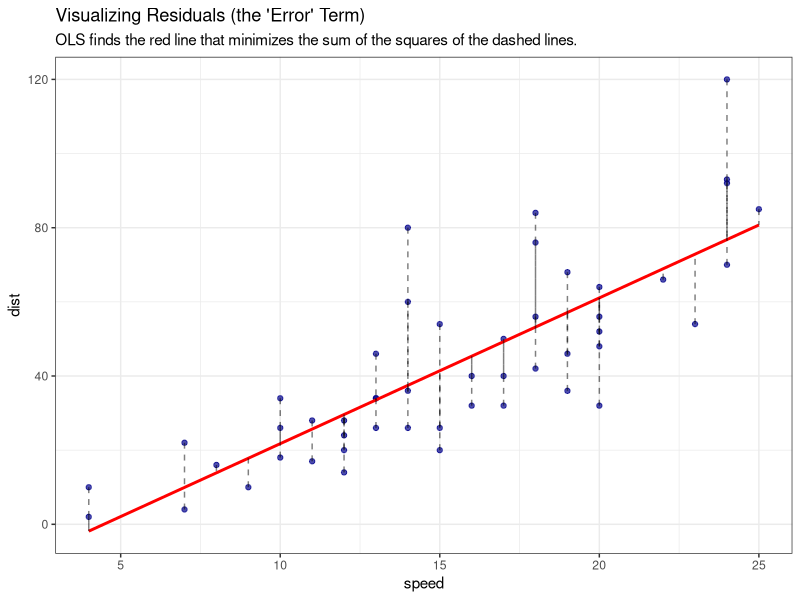
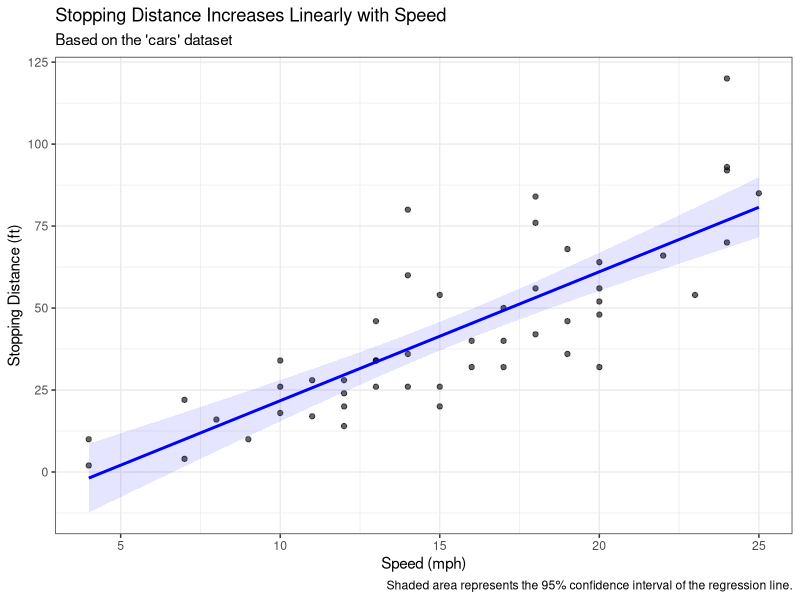
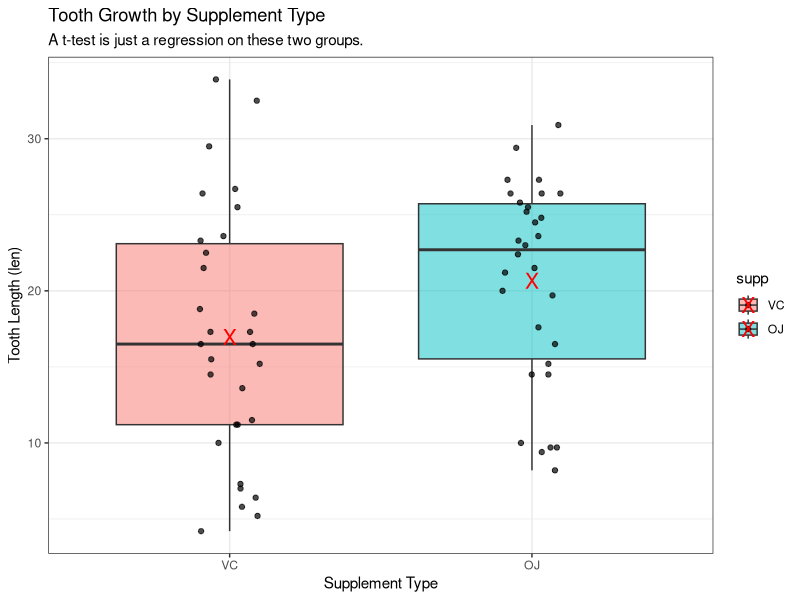
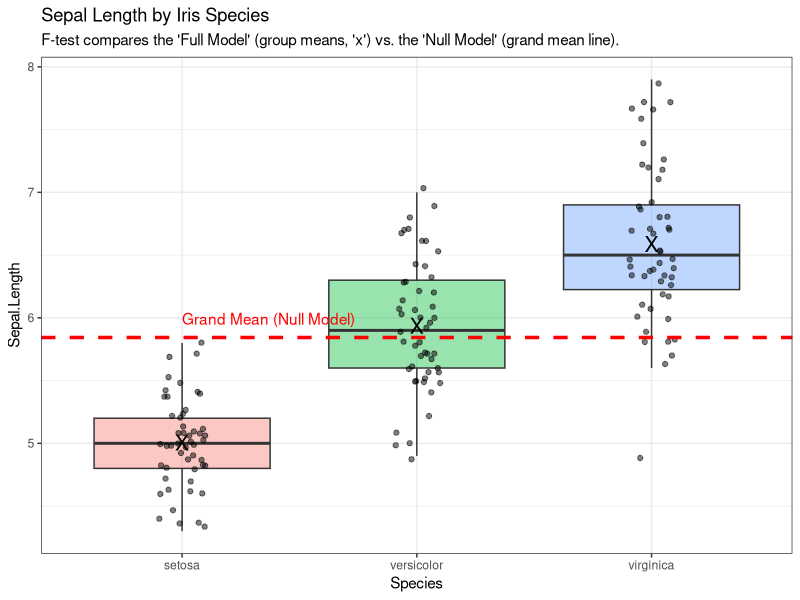
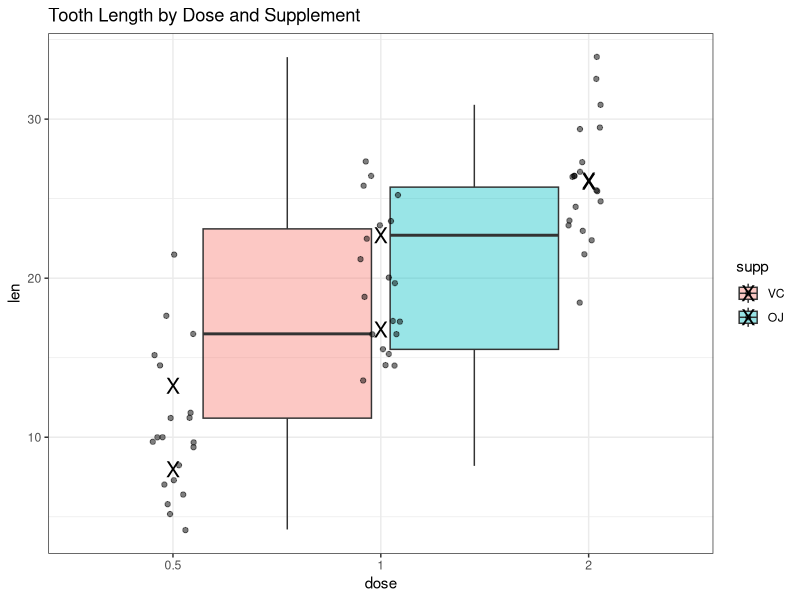
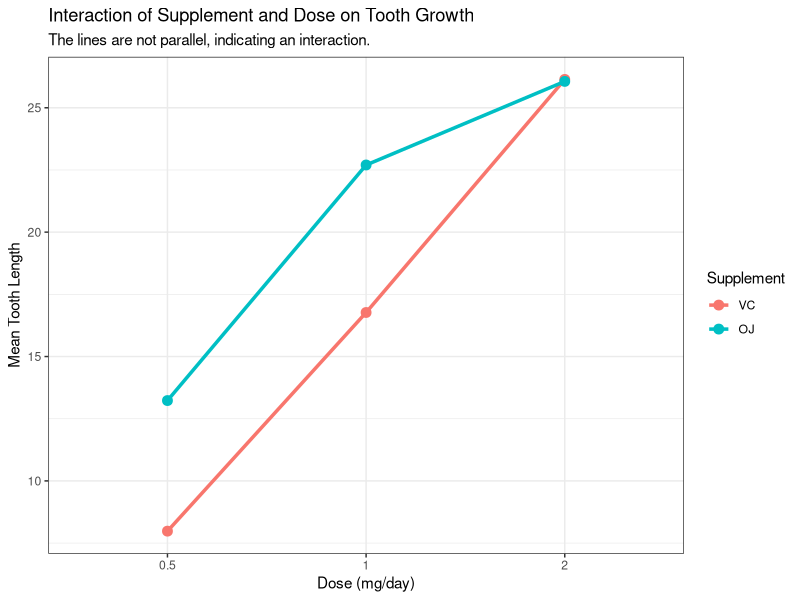
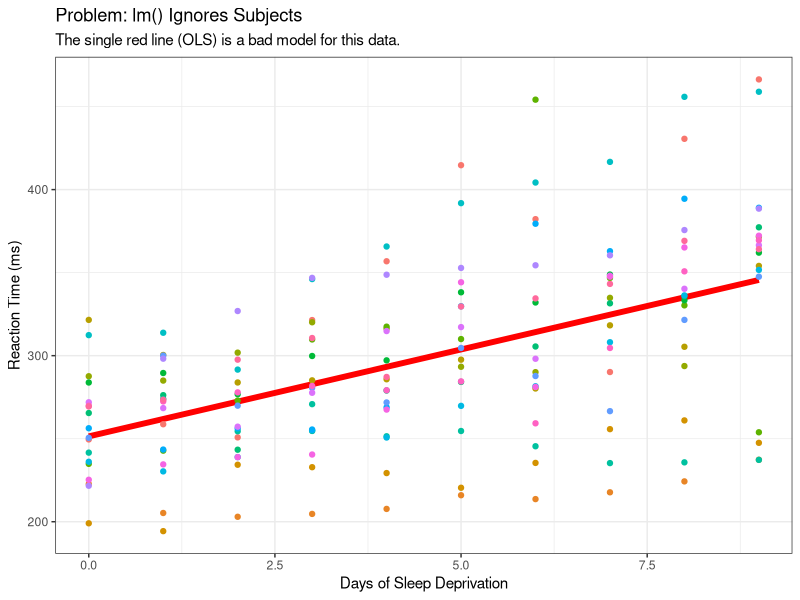
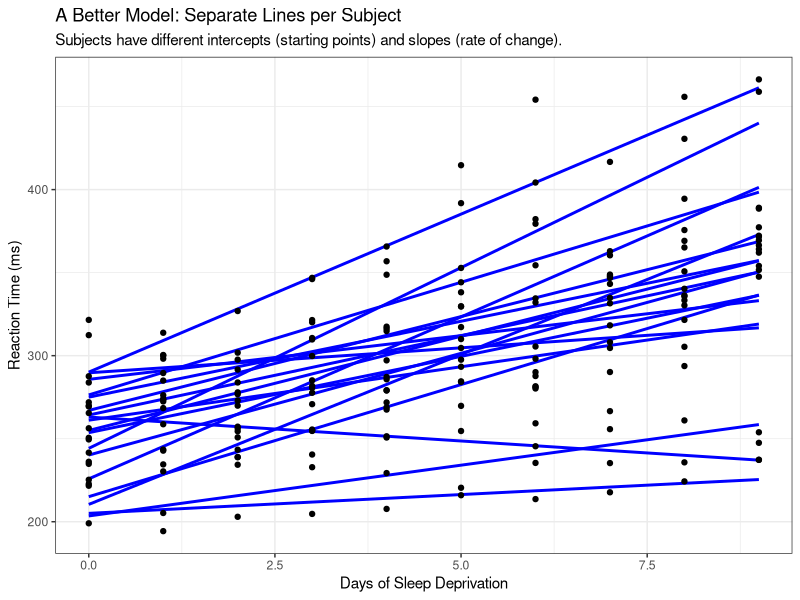

These figures' R source, in order:
## ---- chunk 1
# This chunk sets up the R environment for the rest of the document
knitr::opts_chunk$set(
  echo = TRUE,       # Show the R code
  message = FALSE,   # Hide messages
  warning = FALSE,   # Hide warnings
  fig.align = "center", # Center plots
  out.width = '70%'
)

# Load required libraries
library(tidyverse) # For ggplot2, dplyr, and more
library(broom)     # For tidying model output
library(lme4)      # For Linear Mixed Models (LMM)
library(lmerTest)  # For p-values in LMMs
library(car)       # For Anova()
library(lattice)   # For qqmath()
## ---- chunk 2
# Use the built-in 'cars' dataset
data(cars)

# 1. Run the linear model
model_cars <- lm(dist ~ speed, data = cars)

# 2. Use broom::augment() to get model results
model_aug <- broom::augment(model_cars)

# 3. Plot the data, the line, and the residuals
ggplot(model_aug, aes(x = speed, y = dist)) +
  geom_point(color = "darkblue", alpha = 0.7) +  # The raw data points (Y_i)
  geom_smooth(method = "lm", se = FALSE, color = "red") + # The regression line (Y_hat)
  geom_segment(
    aes(xend = speed, yend = .fitted), 
    color = "black", 
    alpha = 0.5, 
    linetype = "dashed"
  ) + # The residuals (epsilon_i)
  labs(
    title = "Visualizing Residuals (the 'Error' Term)",
    subtitle = "OLS finds the red line that minimizes the sum of the squares of the dashed lines."
  ) +
  theme_bw()
## ---- chunk 3
model_cars <- lm(dist ~ speed, data = cars)

# Use summary() to get the detailed results
summary(model_cars)
## ---- chunk 4
ggplot(cars, aes(x = speed, y = dist)) +
  geom_point(alpha = 0.6) +
  geom_smooth(method = "lm", color = "blue", fill = "blue", alpha = 0.1) +
  labs(
    title = "Stopping Distance Increases Linearly with Speed",
    subtitle = "Based on the 'cars' dataset",
    x = "Speed (mph)",
    y = "Stopping Distance (ft)",
    caption = "Shaded area represents the 95% confidence interval of the regression line."
  ) +
  theme_bw()
## ---- chunk 5
data(ToothGrowth)
#head(ToothGrowth)
# Set "VC" as the reference group to make output clearer
ToothGrowth$supp <- factor(ToothGrowth$supp, levels = c("VC", "OJ"))

# Run the t-test, assuming equal variances
ttest_result <- t.test(len ~ supp, data = ToothGrowth, var.equal = TRUE)
ttest_result
## ---- chunk 6
model_t <- lm(len ~ supp, data = ToothGrowth)
summary(model_t)
## ---- chunk 7
ggplot(ToothGrowth, aes(x = supp, y = len, fill = supp)) +
  geom_boxplot(alpha = 0.5, outlier.shape = NA) +
  geom_jitter(width = 0.1, height = 0, alpha = 0.7) +
  # We can also add points for the means, which is what the model estimates
  stat_summary(
    fun = "mean", 
    geom = "point",
    shape = "X",
    size = 5,
    color = "red"
  ) +
  labs(
    title = "Tooth Growth by Supplement Type",
    subtitle = "A t-test is just a regression on these two groups.",
    x = "Supplement Type",
    y = "Tooth Length (len)"
  ) +
  theme_bw()
## ---- chunk 8
# 'iris' is built-in
data(iris)

# Run the linear model
model_aov <- lm(Petal.Length ~ Species, data = iris)
## ---- chunk 9
summary(model_aov)
## ---- chunk 10
anova(model_aov)
## ---- chunk 11
# 1. Build the null model (intercept-only)
model_null <- lm(Sepal.Length ~ 1, data = iris)

# 2. Compare the null model to the full model
anova(model_null, model_aov)
## ---- chunk 12
# Get the grand mean for our plot
grand_mean <- mean(iris$Sepal.Length)

ggplot(iris, aes(x = Species, y = Sepal.Length, fill = Species)) +
  geom_boxplot(alpha = 0.4, outlier.shape = NA) +
  geom_jitter(width = 0.1, alpha = 0.5) +
  # This is the "Full Model" prediction (the group means)
  stat_summary(
    fun = "mean", geom = "point", shape = "X", size = 5, color = "black"
  ) +
  # This is the "Null Model" prediction (the grand mean)
  geom_hline(
    yintercept = grand_mean, linetype = "dashed", color = "red", linewidth = 1.2
  ) +
  annotate(
    "text", x = "setosa", y = grand_mean + 0.15, 
    label = "Grand Mean (Null Model)", color = "red", hjust = "left"
  ) +
  labs(
    title = "Sepal Length by Iris Species",
    subtitle = "F-test compares the 'Full Model' (group means, 'x') vs. the 'Null Model' (grand mean line)."
  ) +
  theme_bw() +
  theme(legend.position = "none")
## ---- chunk 13
# Convert dose to a factor
ToothGrowth$dose <- as.factor(ToothGrowth$dose)

# Model 0: Null Model (Grand Mean)
model_0 <- lm(len ~ 1, data = ToothGrowth)

# Model 3: Additive Model (Main Effects Only)
model_3 <- lm(len ~ supp + dose, data = ToothGrowth)

# Model 4: Interaction Model (Full Factorial)
model_4 <- lm(len ~ supp * dose, data = ToothGrowth)
## ---- chunk 14
# Does adding the interaction term (supp:dose) significantly reduce the SSE?
anova(model_3, model_4)
## ---- chunk 15
# Use car::Anova() on the full interaction model
model_2x2 <- lm(len ~ supp * dose, data = ToothGrowth)
#full_model_anova <- car::Anova(model_4,type=3)
#full_model_anova
anova(model_2x2)
## ---- chunk 16
ggplot(ToothGrowth, aes(x = dose, y = len, fill = supp, group=supp)) +
  geom_boxplot(alpha = 0.4, outlier.shape = NA) +
  geom_jitter(width = 0.1, alpha = 0.5) +
  # This is the "Full Model" prediction (the group means)
  stat_summary(
    fun = "mean", geom = "point", shape = "X", size = 5, color = "black"
  ) +
  labs(
    title = "Tooth Length by Dose and Supplement",
  ) +
  theme_bw()
## ---- chunk 17
# We need to get the group means to plot
tg_summary <- ToothGrowth %>%
  group_by(supp, dose) %>%
  summarise(mean_len = mean(len))

# Plot the interaction
ggplot(tg_summary, aes(x = dose, y = mean_len, color = supp, group = supp)) +
  geom_line(linewidth = 1.2) +
  geom_point(size = 3) +
  labs(
    title = "Interaction of Supplement and Dose on Tooth Growth",
    subtitle = "The lines are not parallel, indicating an interaction.",
    x = "Dose (mg/day)",
    y = "Mean Tooth Length",
    color = "Supplement"
  ) +
  theme_bw()
## ---- chunk 18
# Load the lme4 package for the data
library(lme4)

ggplot(sleepstudy, aes(x = Days, y = Reaction)) +
  # Plot the "pooled" line, which is what lm() does
  geom_smooth(method = "lm", color = "red", linewidth = 2, se=FALSE) +
  # Add the raw data points, colored by Subject
  geom_point(aes(color = Subject)) +
  labs(
    title = "Problem: lm() Ignores Subjects",
    subtitle = "The single red line (OLS) is a bad model for this data.",
    x = "Days of Sleep Deprivation",
    y = "Reaction Time (ms)"
  ) +
  theme_bw() +
  theme(legend.position = "none") # Too many subjects to show a legend
## ---- chunk 19
    ggplot(sleepstudy, aes(x = Days, y = Reaction, group = Subject)) +
    # Add a separate line for each subject
    geom_smooth(method = "lm", se = FALSE, color = "blue", alpha = 0.5) +
    geom_point() +
    labs(
      title = "A Better Model: Separate Lines per Subject",
      subtitle = "Subjects have different intercepts (starting points) and slopes (rate of change).",
      x = "Days of Sleep Deprivation",
      y = "Reaction Time (ms)"
    ) +
    theme_bw()
## ---- chunk 20
# Load lme4 package
library(lme4)
# Load lmerTest package to get p-values
library(lmerTest)

# 1. The "Null" model (Random Intercept Only)
#    - Assumes all subjects have the same slope, but different intercepts.
model_int <- lmer(Reaction ~ Days + (1 | Subject), data = sleepstudy)

# 2. The "Full" model (Random Intercept + Random Slope)
#    - Assumes subjects have different intercepts AND different slopes.
model_full <- lmer(Reaction ~ Days + (1 + Days | Subject), data = sleepstudy)
## ---- chunk 21
anova(model_int, model_full)
## ---- chunk 22
summary(model_full)

## ---- chunk 23
# Plot residuals vs. fitted
plot(model_full) 
## ---- chunk 24
# Q-Q plot of residuals
qqnorm(residuals(model_full))
qqline(residuals(model_full))
## ---- chunk 25
# Load lattice package
library(lattice)

# Create Q-Q plots for each random effect
qqmath(ranef(model_full, condVar = TRUE))
#condVar=TRUE tells ranef to model conditional variance
